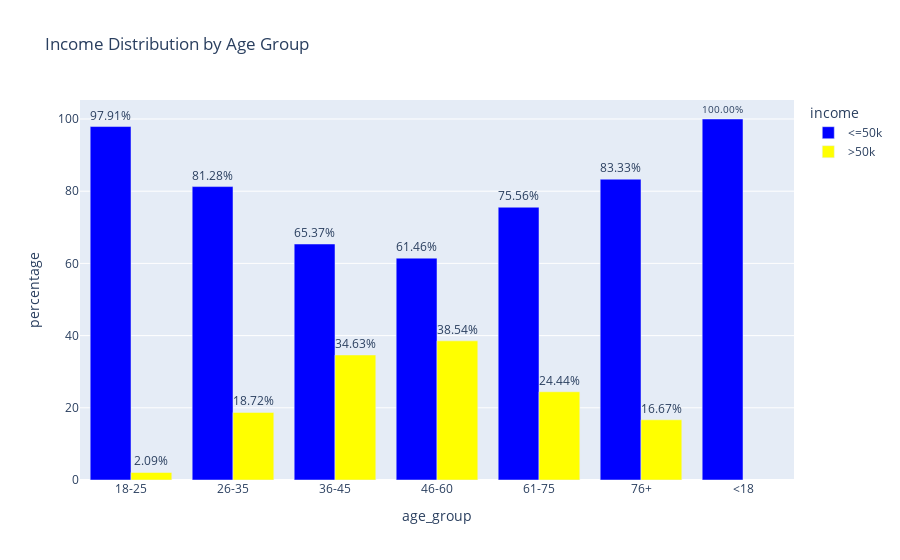
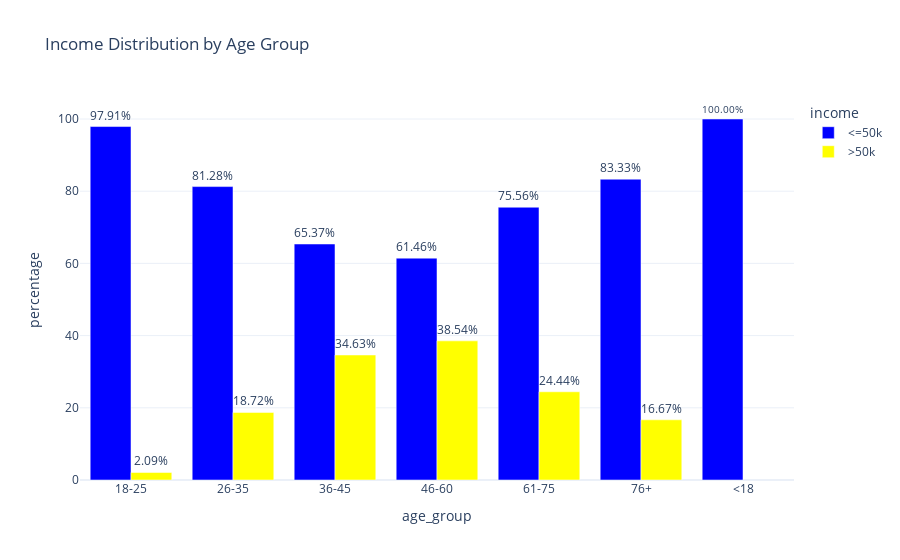
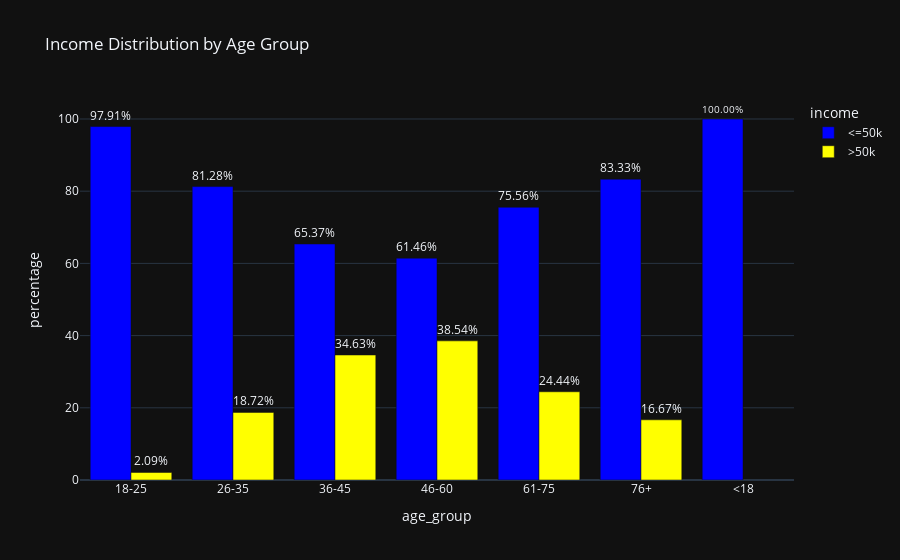
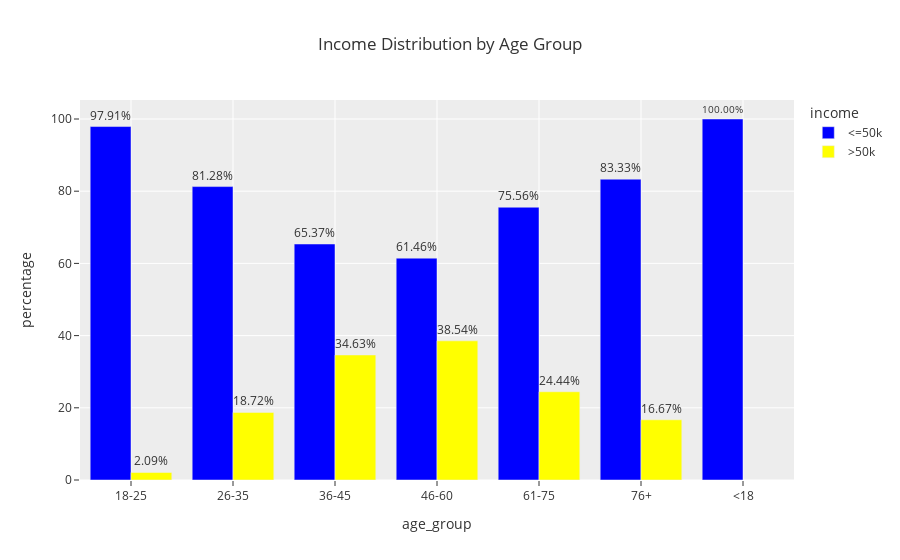

The cell these charts' notebook holds for them, in order:
### Code cell
themes = ["plotly", "plotly_white", "plotly_dark", "ggplot2", "seaborn", 
          "simple_white", "presentation", "gridon", "gridon", "none"]
          

for theme in themes: 
    fig.update_layout(template=theme)
    fig.show()

### Figure 1 — Plotly figure (JSON) as saved in the notebook; plotly's stock layout.template omitted (floating-point values rounded to 4 significant figures)
{"data": [{"alignmentgroup": "True", "hovertemplate": "income=<=50k<br>age_group=%{x}<br>percentage=%{text}<extra></extra>", "legendgroup": "<=50k", "marker": {"color": "blue", "pattern": {"shape": ""}}, "name": "<=50k", "offsetgroup": "<=50k", "orientation": "v", "showlegend": true, "text": [97.91, 81.28, 65.37, 61.46, 75.56, 83.33, 100], "textposition": "outside", "texttemplate": "%{text:.2f}%", "type": "bar", "x": ["18-25", "26-35", "36-45", "46-60", "61-75", "76+", "<18"], "xaxis": "x", "y": [97.91, 81.28, 65.37, 61.46, 75.56, 83.33, 100], "yaxis": "y"}, {"alignmentgroup": "True", "hovertemplate": "income=>50k<br>age_group=%{x}<br>percentage=%{text}<extra></extra>", "legendgroup": ">50k", "marker": {"color": "yellow", "pattern": {"shape": ""}}, "name": ">50k", "offsetgroup": ">50k", "orientation": "v", "showlegend": true, "text": [2.09, 18.72, 34.63, 38.54, 24.44, 16.67], "textposition": "outside", "texttemplate": "%{text:.2f}%", "type": "bar", "x": ["18-25", "26-35", "36-45", "46-60", "61-75", "76+"], "xaxis": "x", "y": [2.09, 18.72, 34.63, 38.54, 24.44, 16.67], "yaxis": "y"}], "layout": {"autosize": true, "barmode": "group", "legend": {"title": {"text": "income"}, "tracegroupgap": 0}, "title": {"text": "Income Distribution by Age Group"}, "xaxis": {"anchor": "y", "autorange": true, "domain": [0, 1], "range": [-0.5, 6.5], "title": {"text": "age_group"}, "type": "category"}, "yaxis": {"anchor": "x", "autorange": true, "domain": [0, 1], "range": [0, 105.3], "title": {"text": "percentage"}, "type": "linear"}}}

### Figure 2 — Plotly figure (JSON) as saved in the notebook; plotly's stock layout.template omitted (floating-point values rounded to 4 significant figures)
{"data": [{"alignmentgroup": "True", "hovertemplate": "income=<=50k<br>age_group=%{x}<br>percentage=%{text}<extra></extra>", "legendgroup": "<=50k", "marker": {"color": "blue", "pattern": {"shape": ""}}, "name": "<=50k", "offsetgroup": "<=50k", "orientation": "v", "showlegend": true, "text": [97.91, 81.28, 65.37, 61.46, 75.56, 83.33, 100], "textposition": "outside", "texttemplate": "%{text:.2f}%", "type": "bar", "x": ["18-25", "26-35", "36-45", "46-60", "61-75", "76+", "<18"], "xaxis": "x", "y": [97.91, 81.28, 65.37, 61.46, 75.56, 83.33, 100], "yaxis": "y"}, {"alignmentgroup": "True", "hovertemplate": "income=>50k<br>age_group=%{x}<br>percentage=%{text}<extra></extra>", "legendgroup": ">50k", "marker": {"color": "yellow", "pattern": {"shape": ""}}, "name": ">50k", "offsetgroup": ">50k", "orientation": "v", "showlegend": true, "text": [2.09, 18.72, 34.63, 38.54, 24.44, 16.67], "textposition": "outside", "texttemplate": "%{text:.2f}%", "type": "bar", "x": ["18-25", "26-35", "36-45", "46-60", "61-75", "76+"], "xaxis": "x", "y": [2.09, 18.72, 34.63, 38.54, 24.44, 16.67], "yaxis": "y"}], "layout": {"autosize": true, "barmode": "group", "legend": {"title": {"text": "income"}, "tracegroupgap": 0}, "title": {"text": "Income Distribution by Age Group"}, "xaxis": {"anchor": "y", "autorange": true, "domain": [0, 1], "range": [-0.5, 6.5], "title": {"text": "age_group"}, "type": "category"}, "yaxis": {"anchor": "x", "autorange": true, "domain": [0, 1], "range": [0, 105.3], "title": {"text": "percentage"}, "type": "linear"}}}

### Figure 3 — Plotly figure (JSON) as saved in the notebook; plotly's stock layout.template omitted (floating-point values rounded to 4 significant figures)
{"data": [{"alignmentgroup": "True", "hovertemplate": "income=<=50k<br>age_group=%{x}<br>percentage=%{text}<extra></extra>", "legendgroup": "<=50k", "marker": {"color": "blue", "pattern": {"shape": ""}}, "name": "<=50k", "offsetgroup": "<=50k", "orientation": "v", "showlegend": true, "text": [97.91, 81.28, 65.37, 61.46, 75.56, 83.33, 100], "textposition": "outside", "texttemplate": "%{text:.2f}%", "type": "bar", "x": ["18-25", "26-35", "36-45", "46-60", "61-75", "76+", "<18"], "xaxis": "x", "y": [97.91, 81.28, 65.37, 61.46, 75.56, 83.33, 100], "yaxis": "y"}, {"alignmentgroup": "True", "hovertemplate": "income=>50k<br>age_group=%{x}<br>percentage=%{text}<extra></extra>", "legendgroup": ">50k", "marker": {"color": "yellow", "pattern": {"shape": ""}}, "name": ">50k", "offsetgroup": ">50k", "orientation": "v", "showlegend": true, "text": [2.09, 18.72, 34.63, 38.54, 24.44, 16.67], "textposition": "outside", "texttemplate": "%{text:.2f}%", "type": "bar", "x": ["18-25", "26-35", "36-45", "46-60", "61-75", "76+"], "xaxis": "x", "y": [2.09, 18.72, 34.63, 38.54, 24.44, 16.67], "yaxis": "y"}], "layout": {"autosize": true, "barmode": "group", "legend": {"title": {"text": "income"}, "tracegroupgap": 0}, "title": {"text": "Income Distribution by Age Group"}, "xaxis": {"anchor": "y", "autorange": true, "domain": [0, 1], "range": [-0.5, 6.5], "title": {"text": "age_group"}, "type": "category"}, "yaxis": {"anchor": "x", "autorange": true, "domain": [0, 1], "range": [0, 105.3], "title": {"text": "percentage"}, "type": "linear"}}}

### Figure 4 — Plotly figure (JSON) as saved in the notebook; plotly's stock layout.template omitted (floating-point values rounded to 4 significant figures)
{"data": [{"alignmentgroup": "True", "hovertemplate": "income=<=50k<br>age_group=%{x}<br>percentage=%{text}<extra></extra>", "legendgroup": "<=50k", "marker": {"color": "blue", "pattern": {"shape": ""}}, "name": "<=50k", "offsetgroup": "<=50k", "orientation": "v", "showlegend": true, "text": [97.91, 81.28, 65.37, 61.46, 75.56, 83.33, 100], "textposition": "outside", "texttemplate": "%{text:.2f}%", "type": "bar", "x": ["18-25", "26-35", "36-45", "46-60", "61-75", "76+", "<18"], "xaxis": "x", "y": [97.91, 81.28, 65.37, 61.46, 75.56, 83.33, 100], "yaxis": "y"}, {"alignmentgroup": "True", "hovertemplate": "income=>50k<br>age_group=%{x}<br>percentage=%{text}<extra></extra>", "legendgroup": ">50k", "marker": {"color": "yellow", "pattern": {"shape": ""}}, "name": ">50k", "offsetgroup": ">50k", "orientation": "v", "showlegend": true, "text": [2.09, 18.72, 34.63, 38.54, 24.44, 16.67], "textposition": "outside", "texttemplate": "%{text:.2f}%", "type": "bar", "x": ["18-25", "26-35", "36-45", "46-60", "61-75", "76+"], "xaxis": "x", "y": [2.09, 18.72, 34.63, 38.54, 24.44, 16.67], "yaxis": "y"}], "layout": {"autosize": true, "barmode": "group", "legend": {"title": {"text": "income"}, "tracegroupgap": 0}, "title": {"text": "Income Distribution by Age Group"}, "xaxis": {"anchor": "y", "autorange": true, "domain": [0, 1], "range": [-0.5, 6.5], "title": {"text": "age_group"}, "type": "category"}, "yaxis": {"anchor": "x", "autorange": true, "domain": [0, 1], "range": [0, 105.3], "title": {"text": "percentage"}, "type": "linear"}}}
